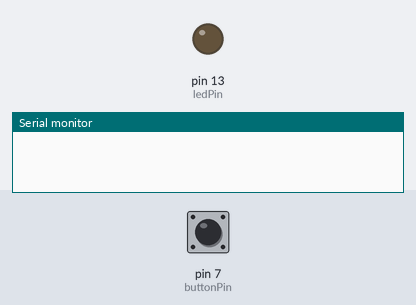
Bench run of a sketch on a simulated Arduino Uno, built with avr-gcc and run on an emulated ATmega328P. Shown: output pins drawn as LEDs (lit = HIGH), the last lines printed to the serial monitor. Inputs (shaded band) come from the test bench; at power-on: pin 7 (buttonPin) LOW.

Above: at 1.2 s.
1.3 s: pin 7 (buttonPin) pulled HIGH for 0.15 s
At 12.1 s:
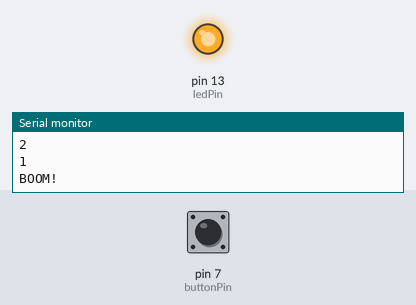
Timing chart, 0 to 12.8 s (numbered marks = the images above; inputs shaded):
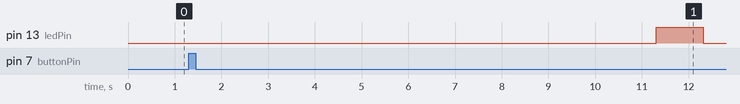

The sketch:

countdown-timer.ino
```cpp
// (licence header left out)
#define buttonPin 7 // define buttonPin as Pin 7
#define ledPin 13 // define ledPin as Pin 13

int countdownTimerDuration = 10; // set the number of seconds the countdown timer lasts
String countdownTimerMessage = "BOOM!"; // set a message to display when the countdown timer completes

// Global variables for the timer functionality
bool countingDown;
int countdownTimerPosition;
unsigned long secondsTimer;
int previousButtonState;

void setup() {
  countingDown = false; // initialise the variable
  pinMode(buttonPin, INPUT); // configure buttonPin as an INPUT pin
  pinMode(ledPin, OUTPUT); // configure ledPin as an OUTPUT pin
  previousButtonState = LOW; // initialise the variable; LOW is a logical 0
  Serial.begin(9600); // start serial communication at 9,600 baud
}

void loop() {
  // check button state and store in local variable
  int currentButtonState = digitalRead(buttonPin);
  // check if the button has just been pressed
  if ((previousButtonState == LOW) && (currentButtonState == HIGH)) {
    // set countdown timer flag to true, signalling the start of the countdown timer
    countingDown = true;
    // set the countdown timer duration
    countdownTimerPosition = countdownTimerDuration;
    // print countdown timer starting position to the serial port
    Serial.println(countdownTimerPosition);
    // call the startSecondsTimer function
    startSecondsTimer();
    // debounce the button with a 50ms delay
    delay(50);
  }
  // store current button state for next cycle
  previousButtonState = currentButtonState;
  // check if the countdown timer is running
  if (countingDown) {
    // check if one second has elapsed
    if (millis() > secondsTimer) {
      // decrement the countdown position
      countdownTimerPosition--;
      // check if the countdown position is 1 or greater
      if (countdownTimerPosition > 0) {
        // print countdown timer position to the serial port
        Serial.println(countdownTimerPosition);
        // restart the seconds timer
        startSecondsTimer();
      }
      else if (countdownTimerPosition == 0) {
        // print countdown timer completion message to the serial port
        Serial.println(countdownTimerMessage);
        // set ledPin to HIGH
        digitalWrite(ledPin, HIGH);
        // restart the seconds timer
        startSecondsTimer();
      }
      else {
        // set ledPin to LOW
        digitalWrite(ledPin, LOW);
        // set countdown timer flag to false, signalling the end of the countdown timer
        countingDown = false;
      }
    }
  }
}

// custom function for starting the timer
void startSecondsTimer() {
  // capture the current time in milliseconds and add 1000ms
  secondsTimer = millis() + 1000;
}
```

Measured:
- after the input at 1.3 s, pin 13 (ledPin): LOW → HIGH after 10.0 s, → LOW 1.0 s later
